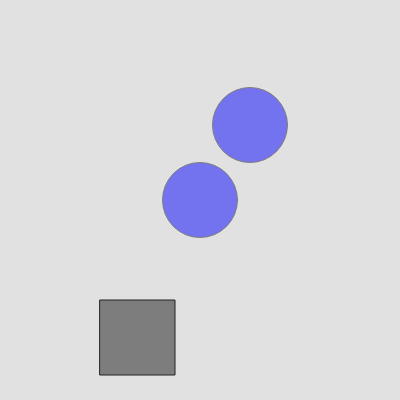
Frame 1 (no input)
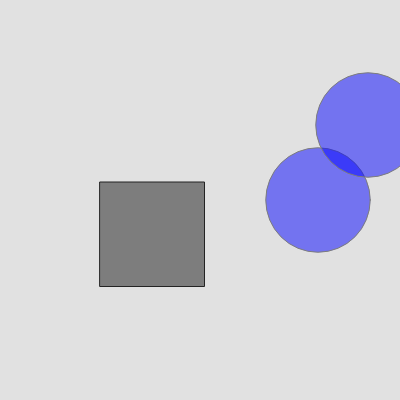
Frame 60 (no input)
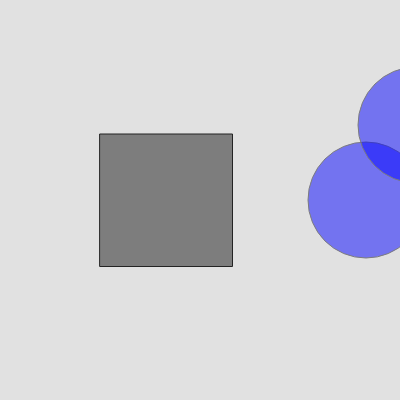
Frame 120 (the mouse pressed at the canvas centre since frame 60)

The p5.js sketch that drew these frames (run headless with seeded random() and noise() and a simulated clock; from frame 60 on, the mouse is pressed at the canvas centre):

// p5.js sketch
// ── sketch.js
/*
Created by Dawn C. Hayes March 2017.
Modified by MOhammed Younus
*/

var circX = 200;
var circY = 200;
var circStroke = 125;
var circR = 0;
var circG = 0;
var circB = 255;
var circSize = 75;
var recX = 100;
var recY = 300;
var recStroke = 35;
var recCol = 125;
var recSize = 75;
var canvBG = 225;
var speed = 2;
var alph = 125; // a fourth value in color, fill and background can set the alpha (opacity and transparency).



function setup() {
	createCanvas(400, 400);
}


function draw() {
	background(canvBG);
	stroke(circStroke);
	fill(circR, circG, circB, alph);
	stroke(circStroke);
	ellipse(circX, circY, circSize, circSize);
	ellipse(circX + 50, circY - 75, circSize, circSize);
	fill(circR, circG, circB, 135);

	stroke(recStroke);
	fill(recCol);
	rect(recX, recY, recSize, recSize);

	circX = circX + speed;
	recY = recY - speed;

	if (circX < width) {

		circSize += 0.5; // circle size will increase by 0.5 through each loop.
		recSize += 0.5;

	} else {

		if (circX > width) {
			speed = speed * -1; // reverse direction of x.
			circSize *= -1; // circle size will decrease by number multiplied by -1 through each loop.
			recSize -= 0.5;

		}

	}

}
